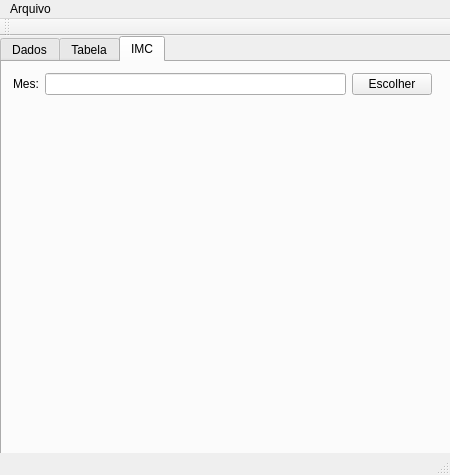
<?xml version="1.0" encoding="UTF-8"?>
<ui version="4.0">
 <class>MainWindow</class>
 <widget class="QMainWindow" name="MainWindow">
  <property name="geometry">
   <rect>
    <x>0</x>
    <y>0</y>
    <width>450</width>
    <height>475</height>
   </rect>
  </property>
  <property name="windowTitle">
   <string>MainWindow</string>
  </property>
  <widget class="QWidget" name="centralWidget">
   <widget class="QTabWidget" name="tabWidget">
    <property name="geometry">
     <rect>
      <x>0</x>
      <y>0</y>
      <width>451</width>
      <height>421</height>
     </rect>
    </property>
    <property name="currentIndex">
     <number>2</number>
    </property>
    <widget class="QWidget" name="widget">
     <attribute name="title">
      <string>Dados</string>
     </attribute>
     <widget class="QWidget" name="layoutWidget">
      <property name="geometry">
       <rect>
        <x>0</x>
        <y>0</y>
        <width>441</width>
        <height>391</height>
       </rect>
      </property>
      <layout class="QVBoxLayout" name="verticalLayout_2">
       <item>
        <layout class="QHBoxLayout" name="horizontalLayout">
         <item>
          <layout class="QVBoxLayout" name="verticalLayout_10">
           <item>
            <widget class="QLabel" name="label_2">
             <property name="text">
              <string>Nome</string>
             </property>
            </widget>
           </item>
           <item>
            <widget class="QLabel" name="label">
             <property name="text">
              <string>Mes</string>
             </property>
            </widget>
           </item>
           <item>
            <widget class="QLabel" name="label_38">
             <property name="text">
              <string>Altura(m)</string>
             </property>
            </widget>
           </item>
           <item>
            <widget class="QLabel" name="label_39">
             <property name="text">
              <string>Peso(kg)</string>
             </property>
            </widget>
           </item>
           <item>
            <widget class="QLabel" name="label_40">
             <property name="text">
              <string>Antrebraço(cm)</string>
             </property>
            </widget>
           </item>
           <item>
            <widget class="QLabel" name="label_41">
             <property name="text">
              <string>Braço(cm)</string>
             </property>
            </widget>
           </item>
           <item>
            <widget class="QLabel" name="label_42">
             <property name="text">
              <string>Peitoral(cm)</string>
             </property>
            </widget>
           </item>
           <item>
            <widget class="QLabel" name="label_43">
             <property name="text">
              <string>Cintura(cm)</string>
             </property>
            </widget>
           </item>
           <item>
            <widget class="QLabel" name="label_44">
             <property name="text">
              <string>Glúteo(cm)</string>
             </property>
            </widget>
           </item>
           <item>
            <widget class="QLabel" name="label_45">
             <property name="text">
              <string>Perna(cm)</string>
             </property>
            </widget>
           </item>
           <item>
            <widget class="QLabel" name="label_46">
             <property name="text">
              <string>Panturrilha(cm)</string>
             </property>
            </widget>
           </item>
          </layout>
         </item>
         <item>
          <layout class="QVBoxLayout" name="verticalLayout">
           <item>
            <widget class="QLineEdit" name="nome"/>
           </item>
           <item>
            <widget class="QLineEdit" name="mes"/>
           </item>
           <item>
            <widget class="QLineEdit" name="altura"/>
           </item>
           <item>
            <widget class="QLineEdit" name="peso"/>
           </item>
           <item>
            <widget class="QLineEdit" name="antebraco"/>
           </item>
           <item>
            <widget class="QLineEdit" name="braco"/>
           </item>
           <item>
            <widget class="QLineEdit" name="peitoral"/>
           </item>
           <item>
            <widget class="QLineEdit" name="cintura"/>
           </item>
           <item>
            <widget class="QLineEdit" name="gluteo"/>
           </item>
           <item>
            <widget class="QLineEdit" name="perna"/>
           </item>
           <item>
            <widget class="QLineEdit" name="panturrilha"/>
           </item>
          </layout>
         </item>
        </layout>
       </item>
       <item>
        <widget class="QPushButton" name="Inserir">
         <property name="text">
          <string>Inserir</string>
         </property>
        </widget>
       </item>
      </layout>
     </widget>
    </widget>
    <widget class="QWidget" name="tab_2">
     <attribute name="title">
      <string>Tabela</string>
     </attribute>
     <widget class="QWidget" name="layoutWidget">
      <property name="geometry">
       <rect>
        <x>0</x>
        <y>0</y>
        <width>441</width>
        <height>391</height>
       </rect>
      </property>
      <layout class="QVBoxLayout" name="verticalLayout_5">
       <item>
        <layout class="QVBoxLayout" name="verticalLayout_3">
         <item>
          <layout class="QHBoxLayout" name="horizontalLayout_2">
           <item>
            <widget class="QLabel" name="label_3">
             <property name="text">
              <string>Início</string>
             </property>
            </widget>
           </item>
           <item>
            <widget class="QLineEdit" name="inicio"/>
           </item>
           <item>
            <widget class="QLabel" name="label_4">
             <property name="text">
              <string>Ultimo</string>
             </property>
            </widget>
           </item>
           <item>
            <widget class="QLineEdit" name="ultimo"/>
           </item>
           <item>
            <widget class="QPushButton" name="Selecionar">
             <property name="text">
              <string>Selecionar</string>
             </property>
            </widget>
           </item>
          </layout>
         </item>
         <item>
          <widget class="QTableWidget" name="table">
           <property name="editTriggers">
            <set>QAbstractItemView::NoEditTriggers</set>
           </property>
           <attribute name="horizontalHeaderShowSortIndicator" stdset="0">
            <bool>false</bool>
           </attribute>
           <attribute name="horizontalHeaderStretchLastSection">
            <bool>true</bool>
           </attribute>
           <column>
            <property name="text">
             <string>Nome</string>
            </property>
           </column>
           <column>
            <property name="text">
             <string>Início</string>
            </property>
           </column>
           <column>
            <property name="text">
             <string>Ultimo</string>
            </property>
           </column>
           <column>
            <property name="text">
             <string>Diferença</string>
            </property>
           </column>
          </widget>
         </item>
        </layout>
       </item>
       <item>
        <widget class="QPushButton" name="limparTabela">
         <property name="text">
          <string>Limpar Tabela</string>
         </property>
        </widget>
       </item>
      </layout>
     </widget>
    </widget>
    <widget class="QWidget" name="tab_3">
     <attribute name="title">
      <string>IMC</string>
     </attribute>
     <widget class="QWidget" name="">
      <property name="geometry">
       <rect>
        <x>0</x>
        <y>0</y>
        <width>441</width>
        <height>391</height>
       </rect>
      </property>
      <layout class="QVBoxLayout" name="verticalLayout_6">
       <item>
        <layout class="QHBoxLayout" name="horizontalLayout_3">
         <item>
          <widget class="QLabel" name="label_5">
           <property name="text">
            <string>Mes:</string>
           </property>
          </widget>
         </item>
         <item>
          <widget class="QLineEdit" name="escolher"/>
         </item>
         <item>
          <widget class="QPushButton" name="Escolher">
           <property name="text">
            <string>Escolher</string>
           </property>
          </widget>
         </item>
        </layout>
       </item>
       <item>
        <widget class="QLabel" name="IMCR">
         <property name="font">
          <font>
           <pointsize>15</pointsize>
           <weight>75</weight>
           <bold>true</bold>
          </font>
         </property>
         <property name="text">
          <string/>
         </property>
         <property name="alignment">
          <set>Qt::AlignCenter</set>
         </property>
        </widget>
       </item>
      </layout>
     </widget>
    </widget>
   </widget>
   <widget class="QWidget" name="layoutWidget">
    <property name="geometry">
     <rect>
      <x>0</x>
      <y>0</y>
      <width>2</width>
      <height>2</height>
     </rect>
    </property>
    <layout class="QVBoxLayout" name="verticalLayout_4"/>
   </widget>
  </widget>
  <widget class="QMenuBar" name="menuBar">
   <property name="geometry">
    <rect>
     <x>0</x>
     <y>0</y>
     <width>450</width>
     <height>21</height>
    </rect>
   </property>
   <widget class="QMenu" name="menuRegistrar">
    <property name="title">
     <string>Arquivo</string>
    </property>
    <addaction name="actionCarregar"/>
    <addaction name="actionSalvar"/>
    <addaction name="actionRegistrar"/>
   </widget>
   <addaction name="menuRegistrar"/>
  </widget>
  <widget class="QToolBar" name="mainToolBar">
   <attribute name="toolBarArea">
    <enum>TopToolBarArea</enum>
   </attribute>
   <attribute name="toolBarBreak">
    <bool>false</bool>
   </attribute>
  </widget>
  <widget class="QStatusBar" name="statusBar"/>
  <action name="actionCarregar">
   <property name="text">
    <string>Carregar</string>
   </property>
  </action>
  <action name="actionSalvar">
   <property name="text">
    <string>Salvar</string>
   </property>
  </action>
  <action name="actionRegistrar">
   <property name="text">
    <string>Registrar</string>
   </property>
  </action>
 </widget>
 <layoutdefault spacing="6" margin="11"/>
 <resources/>
 <connections/>
</ui>
